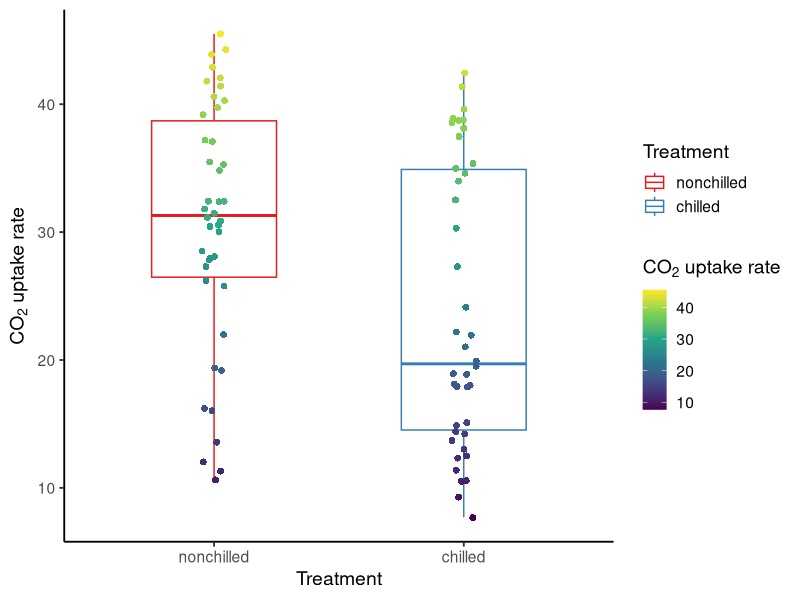
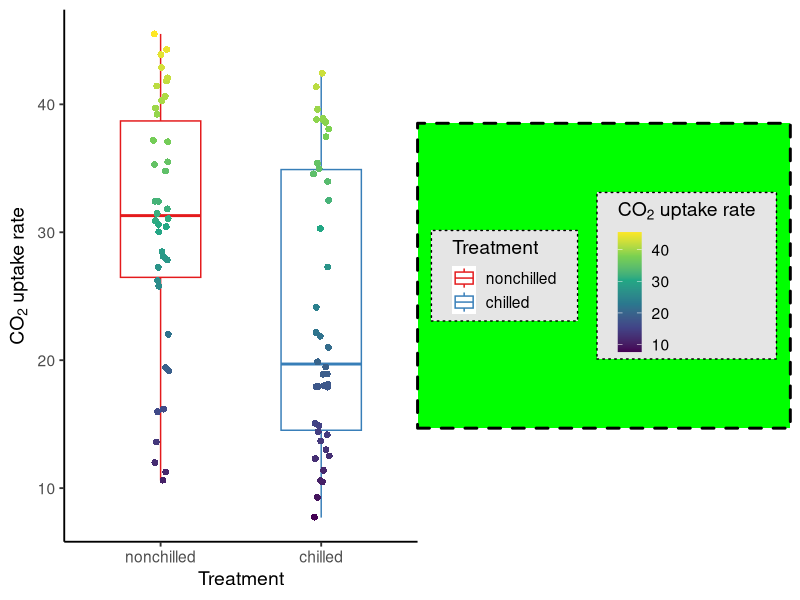
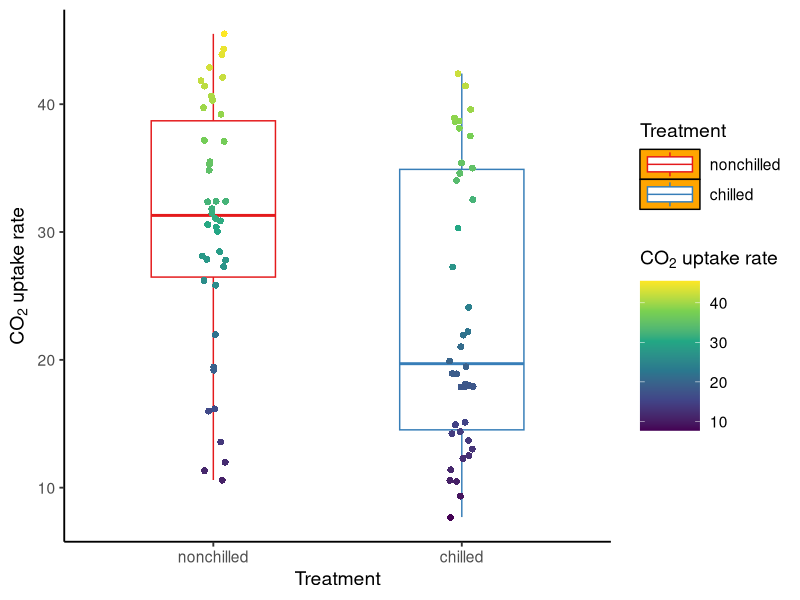
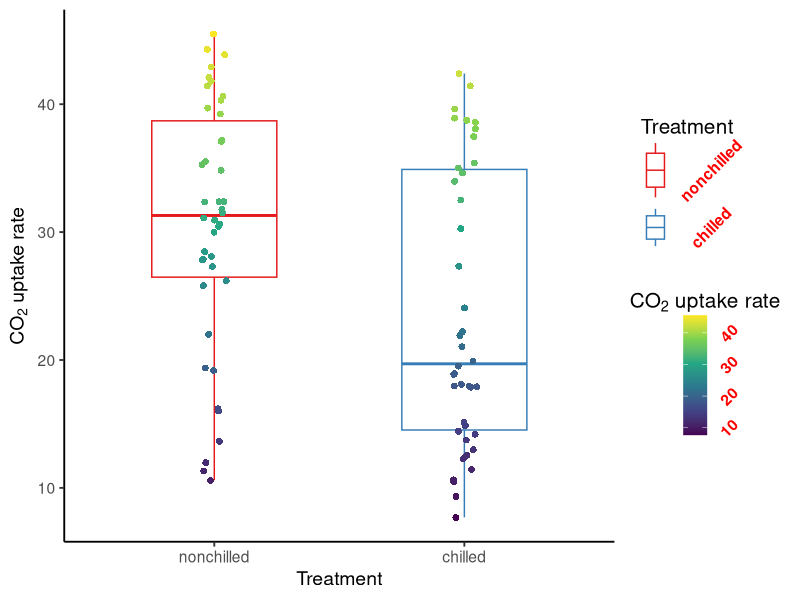
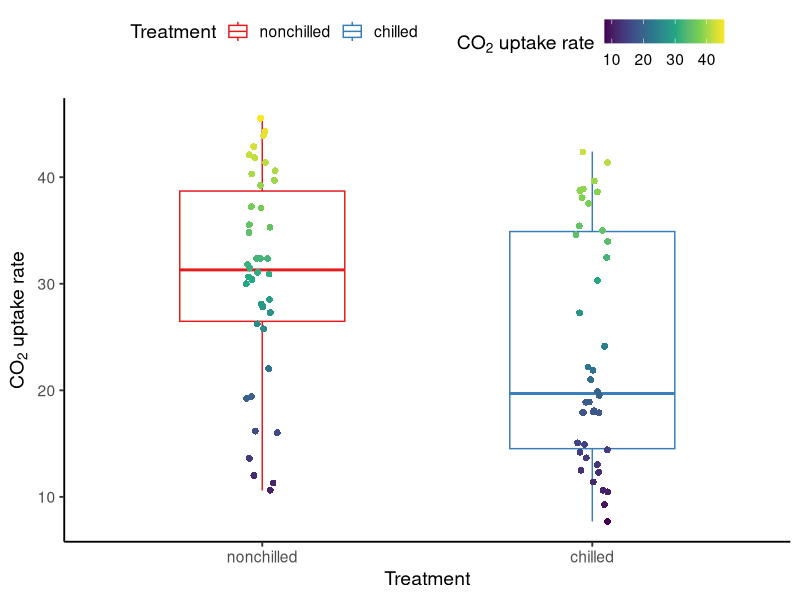

Write the R code that produced these figures, in order.
## ---- chunk 1
knitr::opts_chunk$set(message = F, 
                      error = F, 
                      warning = F,
                      fig.align = "center")

## ---- chunk 2
library(tidyverse)

P <- ggplot(data = CO2) + 
  geom_boxplot(aes(x = Treatment, y = uptake, color = Treatment), width = 0.5) + 
  geom_point(aes(x = Treatment, y = uptake, fill = uptake), position = position_jitter(width = 0.05), shape = 21, size = 2, color = "transparent") + 
  labs(x = "Treatment", y = expression(paste(CO[2], " uptake rate"))) + 
  theme_classic(base_size = 14) + 
  scale_color_brewer(palette = "Set1") + 
  scale_fill_viridis_c(name = expression(paste(CO[2], " uptake rate")))

P
## ---- chunk 3
P + theme(# the appearance of the entire legend area
          legend.box.background = element_rect(fill = "green1",
                                               color = "black",
                                               size = 1,
                                               linetype = "dashed"),
          
          # the margin of the entire legend area
          legend.box.margin = margin(t = 50, r = 10, b = 50, l = 10),
          
          # the appearance of individual legend boxes
          legend.background = element_rect(fill = "grey90",
                                           color = "black",
                                           size = 0.5,
                                           linetype = "dotted"),
          
          # the margin of individual legend boxes
          legend.margin = margin(t = 5, r = 15, b = 5, l = 15),
          
          # the arrangement of the legends
          legend.box = "horizontal",
          legend.box.just = "right",
          
          # the spacing between panel area and legend area
          legend.box.spacing = unit(0, "inch"))

## ---- chunk 4
P + theme(# the appearance of legend keys
          legend.key = element_rect(fill = "orange",
                                    color = "black",
                                    size = 0.5,
                                    linetype = "solid"),
          
          # the height of legend keys
          legend.key.height = unit(0.3, "inch"),
          
          # the width of legend keys
          legend.key.width = unit(0.6, "inch"))

## ---- chunk 5
P + theme(# the appearance of legend title
          legend.title = element_text(size = 15,
                                      margin = margin(l = -10)),
          
          # the alignment of legend title
          legend.title.align = 0.5,
          
          # the appearance of legend labels
          legend.text = element_text(color = "red", 
                                     face = "bold",
                                     angle = 45),
          
          # the alignment of legend labels
          legend.text.align = 0.5,
          
          # the spacing between legend keys and labels
          legend.spacing.x = unit(0.5, "inch"),
          
          # the spacing between legend title and keys/labels
          legend.spacing.y = unit(0.2, "inch"))

## ---- chunk 6
P + theme(# the position of the legend area
          legend.position = "top",  # can pass a vector c(x, y) as well
          
          # the direction of legend items
          legend.direction = "horizontal")

## ---- chunk 7
library(knitr)
library(kableExtra)

Sum_table <- data.frame(
  "x" = c("General appearance of legend items",
          "Arrangement/layout of legend area/items",
          "Actual text of legend title/labels",
          "Scales (e.g., range) of legend keys",
          "Order of legend keys",
          "Override default mappings",
          "Effect"),
  "guides()" = c("Transformed",
                                    "Equally-spaced",
                                    "Equally-distanced",
                                    "After transformation",
                                    "Not affected",
                 "",
                 ""),
  "scale_XX functions" = c("Original",
                                 "Equally-spaced",
                                 "Not equally-distanced",
                                 "After transformation",
                                 "Not affected",
                           "",
                           ""),
  "theme()" = c("Original",
                                      "Not equally-spaced",
                                      "Equally-distanced",
                                      "Before transformation",
                                      "Might be affected*",
                "",
                "")) %>%
  `colnames<-`(c("", 
                 "guides()", 
                 "scale_XX functions",
                 "theme()"))

kable(Sum_table, align = "ccc") %>%  
  kable_paper(full_width = T, 
              html_font = "Arial",
              font_size = 35) %>%
  row_spec(0, bold = T, color = "black") %>%
  column_spec(1, italic = T)
